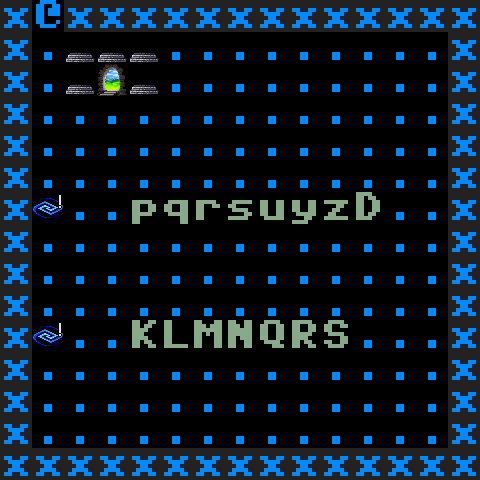

A level layout from a 2D game, rendered from its tile map. Below: a short description, then the map file with its tile-grid data intact:
An orthogonal 15x15 tile map with 32x32 px tiles, 3 tile layers (Tile Layer, Feature Layer, Tag Layer), 2 tilesets.

<map version="2017.05.26" orientation="orthogonal" renderorder="right-down" width="15" height="15" tilewidth="32" tileheight="32" backgroundcolor="#000000" nextobjectid="1">
 <properties>
  <property name="code">KFEAT:      ^ = known teleport trap
RTILE:      p = wall_pebble
RTILE:      q = wall_pebble_brown
RTILE:      r = wall_pebble_blue
RTILE:      s = wall_pebble_green
RTILE:      u = wall_pebble_cyan
RTILE:      y = wall_pebble_red
RTILE:      z = wall_pebble_magenta
RTILE:      D = wall_pebble_darkgray
RTILE:      K = wall_pebble_lightblue
RTILE:      L = wall_pebble_lightgreen
RTILE:      M = wall_pebble_lightcyan
RTILE:      N = wall_pebble_lightred
RTILE:      Q = wall_pebble_lightmagenta
RTILE:      R = wall_pebble_yellow
RTILE:      S = wall_pebble_white
KFEAT:      pqrsuyzDKLMNQRS = x</property>
  <property name="orient" value="float" />
  <property name="tags" value="arrival" />
 </properties>
 <tileset firstgid="1" source="../tilesets/features.tsx" />
 <tileset firstgid="205" source="../tilesets/basic.tsx" />
 <layer name="Tile Layer" width="15" height="15">
  <data encoding="csv">
206,208,206,206,206,206,206,206,206,206,206,206,206,206,206,
206,205,73,73,73,205,205,205,205,205,205,205,205,205,206,
206,205,73,9,73,205,205,205,205,205,205,205,205,205,206,
206,205,205,205,205,205,205,205,205,205,205,205,205,205,206,
206,205,205,205,205,205,205,205,205,205,205,205,205,205,206,
206,205,205,205,205,205,205,205,205,205,205,205,205,205,206,
206,202,205,205,158,159,160,161,162,163,164,165,205,205,206,
206,205,205,205,205,205,205,205,205,205,205,205,205,205,206,
206,205,205,205,205,205,205,205,205,205,205,205,205,205,206,
206,205,205,205,205,205,205,205,205,205,205,205,205,205,206,
206,202,205,205,170,171,172,173,175,176,177,205,205,205,206,
206,205,205,205,205,205,205,205,205,205,205,205,205,205,206,
206,205,205,205,205,205,205,205,205,205,205,205,205,205,206,
206,205,205,205,205,205,205,205,205,205,205,205,205,205,206,
206,206,206,206,206,206,206,206,206,206,206,206,206,206,206
</data>
 </layer>
 <layer name="Feature Layer" width="15" height="15">
  <data encoding="csv">
0,0,0,0,0,0,0,0,0,0,0,0,0,0,0,
0,0,0,0,0,0,0,0,0,0,0,0,0,0,0,
0,0,0,0,0,0,0,0,0,0,0,0,0,0,0,
0,0,0,0,0,0,0,0,0,0,0,0,0,0,0,
0,0,0,0,0,0,0,0,0,0,0,0,0,0,0,
0,0,0,0,0,0,0,0,0,0,0,0,0,0,0,
0,0,0,0,0,0,0,0,0,0,0,0,0,0,0,
0,0,0,0,0,0,0,0,0,0,0,0,0,0,0,
0,0,0,0,0,0,0,0,0,0,0,0,0,0,0,
0,0,0,0,0,0,0,0,0,0,0,0,0,0,0,
0,0,0,0,0,0,0,0,0,0,0,0,0,0,0,
0,0,0,0,0,0,0,0,0,0,0,0,0,0,0,
0,0,0,0,0,0,0,0,0,0,0,0,0,0,0,
0,0,0,0,0,0,0,0,0,0,0,0,0,0,0,
0,0,0,0,0,0,0,0,0,0,0,0,0,0,0
</data>
 </layer>
 <layer name="Tag Layer" width="15" height="15">
  <data encoding="csv">
0,0,0,0,0,0,0,0,0,0,0,0,0,0,0,
0,0,0,0,0,0,0,0,0,0,0,0,0,0,0,
0,0,0,0,0,0,0,0,0,0,0,0,0,0,0,
0,0,0,0,0,0,0,0,0,0,0,0,0,0,0,
0,0,0,0,0,0,0,0,0,0,0,0,0,0,0,
0,0,0,0,0,0,0,0,0,0,0,0,0,0,0,
0,0,0,0,0,0,0,0,0,0,0,0,0,0,0,
0,0,0,0,0,0,0,0,0,0,0,0,0,0,0,
0,0,0,0,0,0,0,0,0,0,0,0,0,0,0,
0,0,0,0,0,0,0,0,0,0,0,0,0,0,0,
0,0,0,0,0,0,0,0,0,0,0,0,0,0,0,
0,0,0,0,0,0,0,0,0,0,0,0,0,0,0,
0,0,0,0,0,0,0,0,0,0,0,0,0,0,0,
0,0,0,0,0,0,0,0,0,0,0,0,0,0,0,
0,0,0,0,0,0,0,0,0,0,0,0,0,0,0
</data>
 </layer>
 <objectgroup name="Scripting Layer" />
</map>
